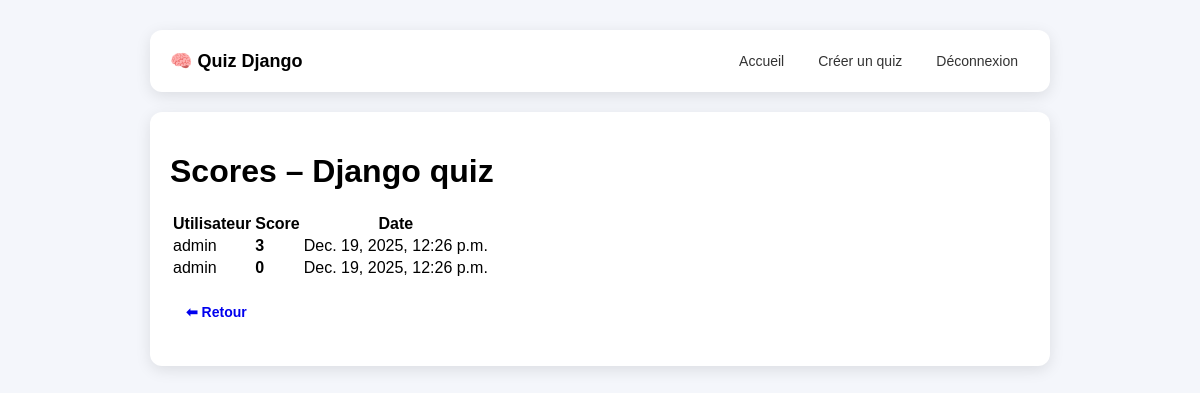
The app's page /quiz/3/scores/ (signed in) with its own data.
### quiz/models.py (models this page shows, shortened)
class Quiz(models.Model):
    title = models.CharField(max_length=200)
    description = models.TextField(blank=True)
    created_by = models.ForeignKey(
        settings.AUTH_USER_MODEL, on_delete=models.CASCADE, related_name="quizzes"
    )
    created_at = models.DateTimeField(auto_now_add=True)

class Attempt(models.Model):
    quiz = models.ForeignKey(Quiz, on_delete=models.CASCADE, related_name="attempts")
    user = models.ForeignKey(settings.AUTH_USER_MODEL, on_delete=models.CASCADE, related_name="attempts")
    started_at = models.DateTimeField(auto_now_add=True)
    completed_at = models.DateTimeField(null=True, blank=True)
    score = models.PositiveIntegerField(default=0)
    class Meta:
        unique_together = ("quiz", "user", "started_at")

### quiz/views.py (the view)
# urls.py: path("<int:quiz_id>/scores/", views.quiz_scores, name="quiz_scores"),
@login_required
def quiz_scores(request, quiz_id):
    quiz = get_object_or_404(Quiz, id=quiz_id)
    attempts = (
        Attempt.objects
        .filter(quiz=quiz)
        .select_related("user")
        .order_by("-score", "completed_at")
    )
    return render(request, "quiz/quiz_scores.html", {
        "quiz": quiz,
        "attempts": attempts
    })

### quiz/templates/quiz/quiz_scores.html (shortened to what this page needs)
{% extends "quiz/base.html" %}
{% block content %}
  <h1>Scores – {{ quiz.title }}</h1>
  <table>
    <thead>
      <tr>
        <th>Utilisateur</th>
        <th>Score</th>
        <th>Date</th>
      </tr>
    </thead>
    <tbody>
      {% for a in attempts %}
        <tr>
          <td>{{ a.user.username }}</td>
          <td><b>{{ a.score }}</b></td>
          <td>{{ a.completed_at }}</td>
        </tr>
      {% empty %}
        <tr>
          <td colspan="3" class="muted">Aucun score pour ce quiz.</td>
        </tr>
      {% endfor %}
    </tbody>
  </table>
  <p style="margin-top:14px;">
    <a class="btn secondary" href="{% url 'quiz_list' %}">⬅ Retour</a>
  </p>
{% endblock %}

### quiz/templates/quiz/base.html (style rules this page uses)
body { margin:0; font-family: Arial, Helvetica, sans-serif; background:#f4f6fb; }
.btn { display: inline-flex; align-items: center; gap: 6px; padding: 10px 16px; border-radius: 10px; border: none; font-size: 14px; font-weight: 600; cursor: pointer; text-decoration: none; transition: all 0.2s ease; }

### records on screen
Quiz: title "Django quiz"
Attempt: user.username "admin", score "3", completed_at "Dec. 19, 2025, 12:26 p.m."
Attempt: user.username "admin", score "0", completed_at "Dec. 19, 2025, 12:26 p.m."
